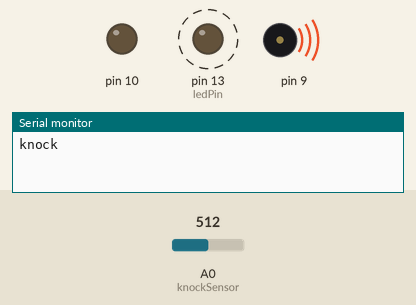
Bench run of a sketch on a simulated Arduino Uno, built with avr-gcc and run on an emulated ATmega328P. Parts: output pins drawn as LEDs (lit = HIGH), buzzer (waves = sounding), the last lines printed to the serial monitor. Dashed ring = blinking. Inputs (shaded band) come from the test bench; at power-on: A0 (knockSensor) = 512.

Above: at 1.7 s.
1.8 s: A0 (knockSensor) set to 42
5.8 s: A0 (knockSensor) set to 35
At 5.8 s:
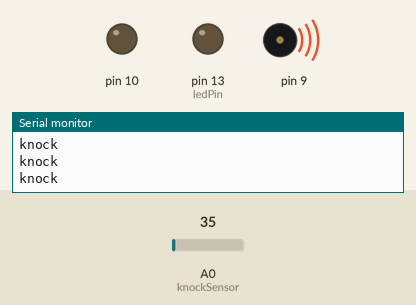
At 7.4 s:
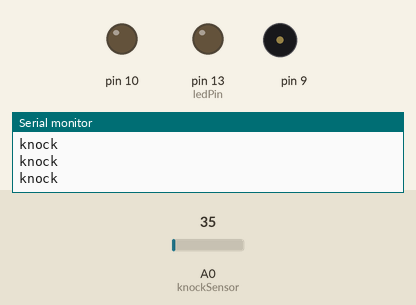
Timing chart, 0 to 8.9 s (numbered marks = the images above; inputs shaded):
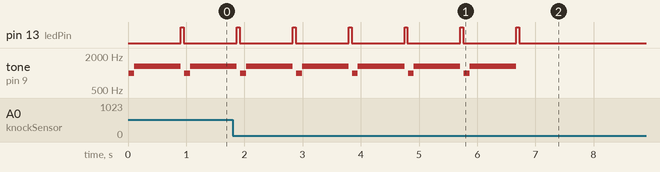

Measured:
- the behaviour switches between 40 and 39 on A0 (knockSensor) (found by bisection; images 0 and 1)
- after the input at 5.8 s, pin 13 (ledPin): goes on until 6.7 s, then stays LOW; tone on pin 9: goes on until 6.7 s, then stays silent
- by itself, pin 13 (ledPin): alternates HIGH for 0.05 s and LOW for 0.91 s
- by itself, tone on pin 9: repeats every 0.96 s: 988 Hz 0.10 s, 1319 Hz 0.80 s, silent 0.06 s

The sketch:

PiezoCover.ino
```cpp
// (licence header left out)
#include <toneAC.h>

#define NOTE_B5  988
#define NOTE_E6  1319

#define ledPin 13
#define knockSensor A0
#define threshold 40

void setup() {
  pinMode(ledPin, OUTPUT);
  Serial.begin(115200);

  //knock sensor mode
  pinMode(10, INPUT);
  pinMode(9, OUTPUT);
  digitalWrite(9, LOW);
}

void loop() {
  if (analogRead(knockSensor) >= threshold) {
    delay(10);
    pinMode(10, OUTPUT);
    pinMode(9, OUTPUT);

    toneAC(NOTE_B5,10);
    delay(100);
    toneAC(NOTE_E6,10);
    delay(800);
    toneAC();

    digitalWrite(ledPin, HIGH);
    Serial.println("knock");

    //restore knock sensor mode
    pinMode(10, INPUT);
    pinMode(9, OUTPUT);
    digitalWrite(9, LOW);

    //wait for the piezo to finish vibrating after emitting the note
    delay(50);
    digitalWrite(ledPin, LOW);
  }
}
```
